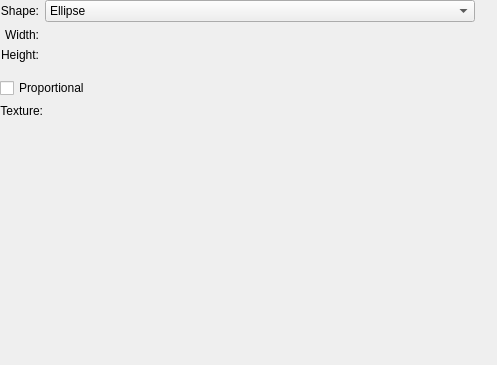
<?xml version="1.0" encoding="UTF-8"?>
<ui version="4.0">
 <class>WdgSprayShapeOptions</class>
 <widget class="QWidget" name="WdgSprayShapeOptions">
  <property name="enabled">
   <bool>true</bool>
  </property>
  <property name="geometry">
   <rect>
    <x>0</x>
    <y>0</y>
    <width>497</width>
    <height>365</height>
   </rect>
  </property>
  <property name="sizePolicy">
   <sizepolicy hsizetype="Preferred" vsizetype="Preferred">
    <horstretch>255</horstretch>
    <verstretch>255</verstretch>
   </sizepolicy>
  </property>
  <property name="minimumSize">
   <size>
    <width>425</width>
    <height>365</height>
   </size>
  </property>
  <layout class="QVBoxLayout" name="verticalLayout">
   <property name="margin">
    <number>0</number>
   </property>
   <item>
    <layout class="QGridLayout" name="gridLayout" columnstretch="0,0,0">
     <property name="bottomMargin">
      <number>10</number>
     </property>
     <item row="0" column="0">
      <widget class="QLabel" name="widthInfoLbl_2">
       <property name="sizePolicy">
        <sizepolicy hsizetype="Fixed" vsizetype="Preferred">
         <horstretch>0</horstretch>
         <verstretch>0</verstretch>
        </sizepolicy>
       </property>
       <property name="text">
        <string>Shape:</string>
       </property>
       <property name="alignment">
        <set>Qt::AlignRight|Qt::AlignTrailing|Qt::AlignVCenter</set>
       </property>
      </widget>
     </item>
     <item row="0" column="1">
      <widget class="QComboBox" name="shapeBox">
       <property name="sizePolicy">
        <sizepolicy hsizetype="Preferred" vsizetype="Fixed">
         <horstretch>0</horstretch>
         <verstretch>0</verstretch>
        </sizepolicy>
       </property>
       <property name="currentIndex">
        <number>0</number>
       </property>
       <item>
        <property name="text">
         <string>Ellipse</string>
        </property>
       </item>
       <item>
        <property name="text">
         <string>Rectangle</string>
        </property>
       </item>
       <item>
        <property name="text">
         <string>Anti-aliased pixel</string>
        </property>
       </item>
       <item>
        <property name="text">
         <string>Pixel</string>
        </property>
       </item>
       <item>
        <property name="text">
         <string>Image</string>
        </property>
       </item>
      </widget>
     </item>
     <item row="1" column="0">
      <widget class="QLabel" name="widthInfoLbl">
       <property name="text">
        <string>Width:</string>
       </property>
       <property name="alignment">
        <set>Qt::AlignRight|Qt::AlignTrailing|Qt::AlignVCenter</set>
       </property>
      </widget>
     </item>
     <item row="1" column="2" rowspan="2">
      <widget class="KoAspectButton" name="aspectButton">
       <property name="sizePolicy">
        <sizepolicy hsizetype="Minimum" vsizetype="Fixed">
         <horstretch>0</horstretch>
         <verstretch>0</verstretch>
        </sizepolicy>
       </property>
       <property name="minimumSize">
        <size>
         <width>16</width>
         <height>0</height>
        </size>
       </property>
       <property name="maximumSize">
        <size>
         <width>16</width>
         <height>32767</height>
        </size>
       </property>
       <property name="text">
        <string/>
       </property>
      </widget>
     </item>
     <item row="2" column="0">
      <widget class="QLabel" name="heightInfoLbl">
       <property name="text">
        <string>Height:</string>
       </property>
       <property name="alignment">
        <set>Qt::AlignRight|Qt::AlignTrailing|Qt::AlignVCenter</set>
       </property>
      </widget>
     </item>
     <item row="2" column="1">
      <widget class="KisDoubleSliderSpinBox" name="heightSpin" native="true"/>
     </item>
     <item row="1" column="1">
      <widget class="KisDoubleSliderSpinBox" name="widthSpin" native="true">
       <property name="minimumSize">
        <size>
         <width>0</width>
         <height>0</height>
        </size>
       </property>
      </widget>
     </item>
    </layout>
   </item>
   <item>
    <widget class="QCheckBox" name="proportionalBox">
     <property name="text">
      <string>Proportional</string>
     </property>
     <property name="checked">
      <bool>false</bool>
     </property>
    </widget>
   </item>
   <item>
    <layout class="QHBoxLayout" name="horizontalLayout_2">
     <item>
      <widget class="QLabel" name="label">
       <property name="sizePolicy">
        <sizepolicy hsizetype="Minimum" vsizetype="Preferred">
         <horstretch>0</horstretch>
         <verstretch>0</verstretch>
        </sizepolicy>
       </property>
       <property name="text">
        <string>Texture:</string>
       </property>
       <property name="alignment">
        <set>Qt::AlignRight|Qt::AlignTrailing|Qt::AlignVCenter</set>
       </property>
      </widget>
     </item>
     <item>
      <widget class="KisUrlRequester" name="imageUrl" native="true">
       <property name="sizePolicy">
        <sizepolicy hsizetype="MinimumExpanding" vsizetype="Preferred">
         <horstretch>0</horstretch>
         <verstretch>0</verstretch>
        </sizepolicy>
       </property>
      </widget>
     </item>
    </layout>
   </item>
   <item>
    <spacer name="verticalSpacer">
     <property name="orientation">
      <enum>Qt::Vertical</enum>
     </property>
     <property name="sizeHint" stdset="0">
      <size>
       <width>20</width>
       <height>37</height>
      </size>
     </property>
    </spacer>
   </item>
  </layout>
 </widget>
 <customwidgets>
  <customwidget>
   <class>KisUrlRequester</class>
   <extends>QWidget</extends>
   <header location="global">widgets/kis_url_requester.h</header>
   <container>1</container>
  </customwidget>
  <customwidget>
   <class>KisDoubleSliderSpinBox</class>
   <extends>QWidget</extends>
   <header>kis_slider_spin_box.h</header>
   <container>1</container>
  </customwidget>
  <customwidget>
   <class>KoAspectButton</class>
   <extends>QLabel</extends>
   <header>KoAspectButton.h</header>
   <container>1</container>
  </customwidget>
 </customwidgets>
 <resources/>
 <connections/>
</ui>
